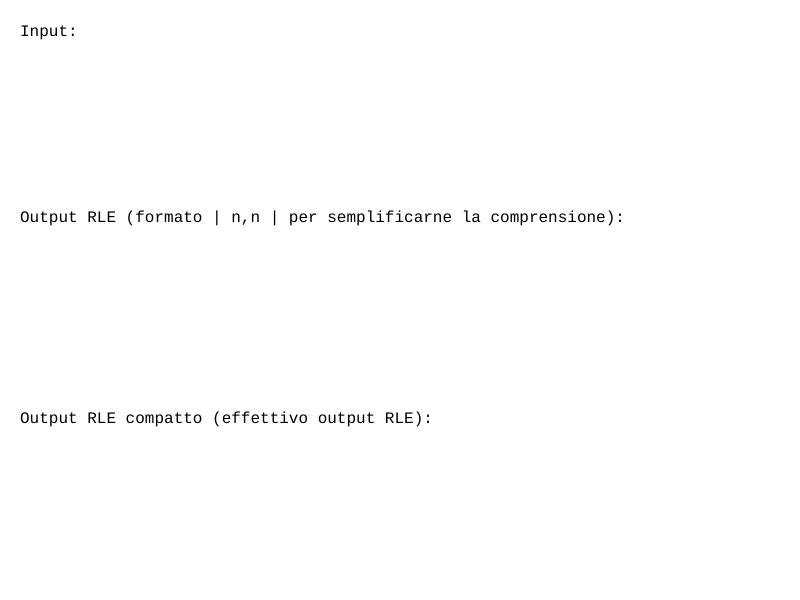
Frame 1 (no input)
Frame 60 (no input): identical to frame 1, image omitted
Frame 120 (the mouse pressed at the canvas centre since frame 60): identical to frame 1, image omitted

The p5.js sketch that drew this single still picture (run headless with seeded random() and noise() and a simulated clock; from frame 60 on, the mouse is pressed at the canvas centre):

// p5.js sketch
// ── sketch.js
let inputText = '';
let encoded = '';
let effectiveEncoded = '';
let inputField;

function setup() {
  createCanvas(800, 600);

  let titleP = createP("RLE – Inserisci solo numeri:");
  inputField = createInput();
  inputField.input(processInput);

  textFont('monospace');
  textSize(16);
}

function processInput() {
  inputText = this.value().replace(/\D/g, '');
  if (inputText.length === 0) {
    encoded = '';
    effectiveEncoded = '';
    return;
  }

  let resultForFormattedEncoded = [];
  let compactRLEString = "";

  let current = inputText[0];
  let count = 1;
  for (let i = 1; i < inputText.length; i++) {
    if (inputText[i] === current) {
      count++;
    } else {
      resultForFormattedEncoded.push(`| ${current},${count} `);
      compactRLEString += `${current}${count}`;
      current = inputText[i];
      count = 1;
    }
  }
  resultForFormattedEncoded.push(`| ${current},${count} `);
  compactRLEString += `${current}${count}`;
  
  encoded = resultForFormattedEncoded.join(''); 
  effectiveEncoded = compactRLEString;
}

function drawScrollableText(str, x, yStartBaseline, w, h, displayLineHeight = 20) { 
  let charsPerLine = 1;
  // Calcola i caratteri per riga in modo più accurato rispetto a 'w/10'
  if (textWidth('M') > 0) { 
      charsPerLine = Math.floor(w / textWidth('M'));
  }
  if (charsPerLine <= 0) charsPerLine = 1; // Salvaguardia

  let parts = [];
  if (str && str.length > 0) {
    const regex = new RegExp(`.{1,${charsPerLine}}`, 'g');
    parts = str.match(regex) || [];
  }
  
  let maxLines = 0;
  if (displayLineHeight > 0) {
      maxLines = Math.floor(h / displayLineHeight);
  }
  if (maxLines < 0) maxLines = 0;
  
  let totalLines = parts.length;
  // Determina da quale riga iniziare a disegnare per l'effetto "scrolling"
  // Se il testo eccede maxLines, startDisplayLineIndex > 0
  let startDisplayLineIndex = 0; 
  if (totalLines > maxLines) {
    startDisplayLineIndex = totalLines - maxLines;
  }

  for (let i = 0; i < maxLines && (startDisplayLineIndex + i) < totalLines; i++) {
    let lineToDraw = parts[startDisplayLineIndex + i];
    
    // --- INIZIO LOGICA PER I TRE PUNTINI (RIPRISTINATA) ---
    // Se stiamo disegnando la prima riga visibile (i === 0) 
    // E il testo è effettivamente "scrollato" (startDisplayLineIndex > 0),
    // allora aggiungi "..." all'inizio.
    if (i === 0 && startDisplayLineIndex > 0) { 
      lineToDraw = '...' + lineToDraw.slice(3); // Sostituisce i primi 3 caratteri con "..."
    }
    // --- FINE LOGICA PER I TRE PUNTINI ---
    
    text(lineToDraw, x, yStartBaseline + i * displayLineHeight);
  }
}

function draw() {
  background(255);
  fill(0);

  // Parametri di layout (come da ultima versione)
  let topPageMargin = 20;
  let bottomPageMargin = 20;
  let xPosition = 20;
  let contentWidth = width - (2 * xPosition);

  let labelBaselineOffset = 16;
  let reservedHeightForLabelArea = 40; 
  let scrollTextLineHeight = 20; // Righe di testo più compatte

  let shortGapBetweenSections = 15;
  let normalGapBetweenSections = 30;

  let availableHeightOnCanvas = height - topPageMargin - bottomPageMargin;
  let totalHeightForAllLabelAreas = 3 * reservedHeightForLabelArea;
  let totalHeightForInBetweenGaps = shortGapBetweenSections + normalGapBetweenSections;
  
  let remainingHeightForTextAreas = availableHeightOnCanvas - totalHeightForAllLabelAreas - totalHeightForInBetweenGaps;
  let textAreaCalculatedHeight = Math.floor(remainingHeightForTextAreas / 3);

  if (textAreaCalculatedHeight < scrollTextLineHeight && scrollTextLineHeight > 0) {
    textAreaCalculatedHeight = scrollTextLineHeight;
  } else if (textAreaCalculatedHeight < 0) {
    textAreaCalculatedHeight = 0;
  }

  let currentY = topPageMargin;

  // --- Sezione 1: Input ---
  text("Input:", xPosition, currentY + labelBaselineOffset);
  drawScrollableText(inputText, xPosition, currentY + reservedHeightForLabelArea, contentWidth, textAreaCalculatedHeight, scrollTextLineHeight);
  currentY += reservedHeightForLabelArea + textAreaCalculatedHeight;

  currentY += shortGapBetweenSections;

  // --- Sezione 2: Output RLE (formato | n,n |) ---
  text("Output RLE (formato | n,n | per semplificarne la comprensione):", xPosition, currentY + labelBaselineOffset);
  drawScrollableText(encoded, xPosition, currentY + reservedHeightForLabelArea, contentWidth, textAreaCalculatedHeight, scrollTextLineHeight);
  currentY += reservedHeightForLabelArea + textAreaCalculatedHeight;

  currentY += normalGapBetweenSections;

  // --- Sezione 3: Output RLE compatto (ncncnc...) ---
  text("Output RLE compatto (effettivo output RLE):", xPosition, currentY + labelBaselineOffset);
  drawScrollableText(effectiveEncoded, xPosition, currentY + reservedHeightForLabelArea, contentWidth, textAreaCalculatedHeight, scrollTextLineHeight);
} 
